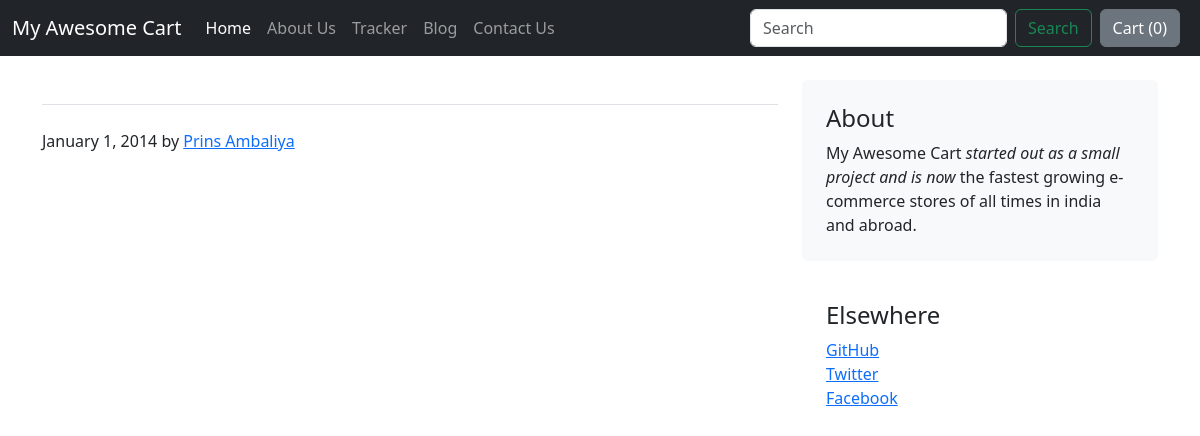
Page /blog/blogpost/3/ on the earlier database version.
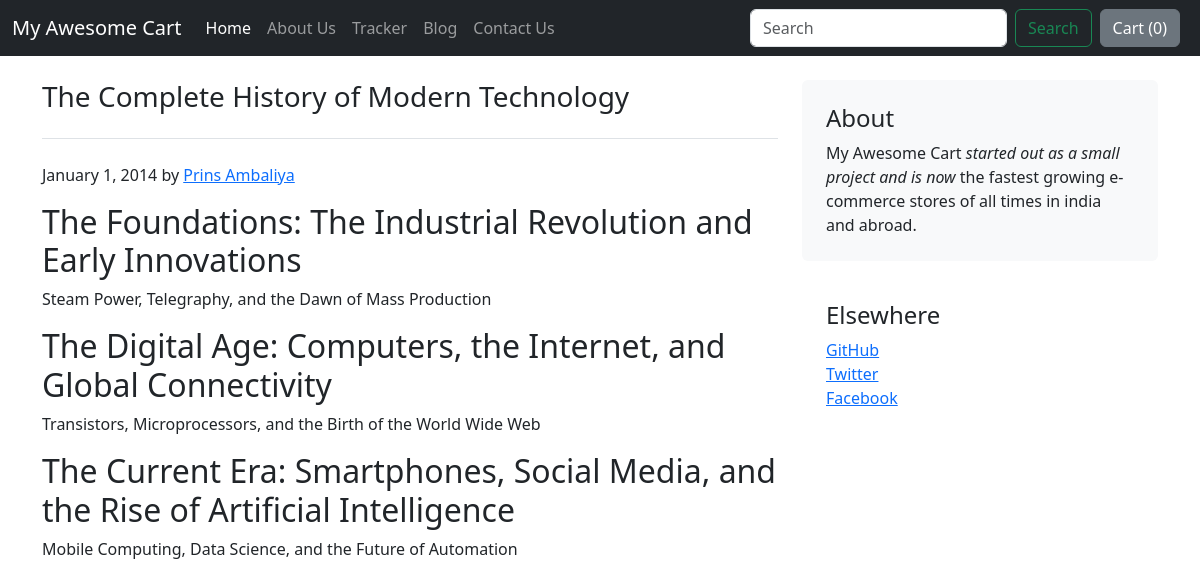
Same page on the later database version.
### blog/models.py (models this page shows, shortened)
class Blogpost(models.Model):
    post_id = models.AutoField(primary_key=True)
    title = models.CharField(max_length=50)
    head0 = models.CharField(max_length=500,default="")
    chead0 = models.CharField(max_length=5000,default="")
    head1 = models.CharField(max_length=500,default="")
    chead1 = models.CharField(max_length=5000,default="")
    head2 = models.CharField(max_length=500,default="")
    chead2 = models.CharField(max_length=5000,default="")
    pub_date = models.DateField()
    thumbnail = models.ImageField(upload_to="blog/images",default="")

### blog/views.py (the view)
# urls.py: path("blogpost/<int:id>/",views.blogpost,name="BlogPost"),
def blogpost(request,id):
    post = Blogpost.objects.filter(post_id=id).first()
    context = {"post":post}
    return render(request, "blog/blogpost.html",context)

### blog/templates/blog/blogpost.html (shortened to what this page needs)
{% extends 'blog/basic.html' %} {% block body %}
<div class="container">
  <div class="row mt-4">
    <div class="col-md-8 blog-main">
      <h3 class="pb-4 mb-4 font-italic border-bottom">{{post.title}}</h3>
      <div class="blog-post">
        <p class="blog-post-meta">
          January 1, 2014 by <a href="#">Prins Ambaliya</a>
        </p>
        <h2>{{post.head0}}</h2>
        <p>{{post.chead0}}</p>
        <h2>{{post.head1}}</h2>
        <p>{{post.chead1}}</p>
        <h2>{{post.head2}}</h2>
        <p>{{post.chead2}}</p>
      </div>
    </div>
    <aside class="col-md-4 blog-sidebar">
      <div class="p-4 mb-3 bg-light rounded">
        <h4 class="font-italic">About</h4>
        <p class="mb-0">
          My Awesome Cart <em>started out as a small project and is now</em> the
          fastest growing e-commerce stores of all times in india and abroad.
        </p>
      </div>
      <div class="p-4">
        <h4 class="font-italic">Elsewhere</h4>
        <ol class="list-unstyled">
          <li><a href="#">GitHub</a></li>
          <li><a href="#">Twitter</a></li>
          <li><a href="#">Facebook</a></li>
        </ol>
      </div>
    </aside>
  </div>
</div>
{% endblock %}

### blog/templates/blog/basic.html (shortened to what this page needs)
<!DOCTYPE html>
<html lang="en">
  <head>
    <link
      rel="stylesheet"
      href="https://cdn.jsdelivr.net/npm/bootstrap@5.3.8/dist/css/bootstrap.min.css"
    />
  </head>
  <body>
    {%load static%}
    <nav class="navbar navbar-expand-lg navbar-dark bg-dark">
      <div class="container-fluid">
        <a class="navbar-brand" href="/shop ">My Awesome Cart</a>
        <div class="collapse navbar-collapse" id="navbarNav">
          <ul class="navbar-nav">
            <li class="nav-item">
              <a class="nav-link active" href="/shop">Home</a>
            </li>
            <li class="nav-item">
              <a class="nav-link" href="/shop/about">About Us</a>
            </li>
            <li class="nav-item">
              <a class="nav-link" href="/shop/tracker">Tracker</a>
            </li>
            <li class="nav-item">
              <a class="nav-link" href="/blog">Blog</a>
            </li>
            <li class="nav-item">
              <a class="nav-link" href="/shop/contact">Contact Us</a>
            </li>
          </ul>
        </div>
        <form class="d-flex">
          <input class="form-control me-2" type="search" placeholder="Search" />
          <button class="btn btn-outline-success" type="submit">Search</button>
        </form>
        <button
          id="popcart"
          type="button"
          class="btn btn-secondary mx-2"
          data-bs-html="true"
          data-bs-trigger="hover"
          data-bs-placement="bottom"
          data-bs-content="hello"
        >
          Cart (<span id="cart">0</span>)
        </button>
      </div>
    </nav>
    {% block body %}{% endblock %}
  </body>
</html>

Differences in the rows shown:
added Blogpost: title "The Complete History of Modern Technology", head0 "The Foundations: The Industrial Revolution and Early Innovations", chead0 "Steam Power, Telegraphy, and the Dawn of Mass Production", head1 "The Digital Age: Computers, the Internet, and Global Connectivity", chead1 "Transistors, Microprocessors, and the Birth of the World Wide Web", head2 "The Current Era: Smartphones, Social Media, and the Rise of Artificial Intelligence", chead2 "Mobile Computing, Data Science, and the Future of Automation"
